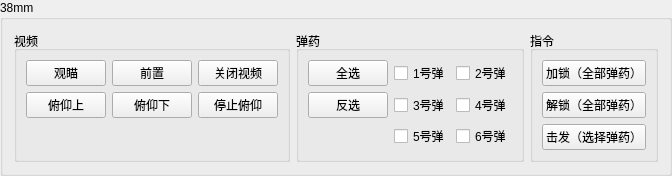
     <widget class="QGroupBox" name="groupBox_38mmlauncher_Control">
      <property name="title">
       <string>38mm</string>
      </property>
      <layout class="QHBoxLayout" name="horizontalLayout_10">
       <item>
        <widget class="QGroupBox" name="groupBox_38mmlauncher_Control_2">
         <property name="title">
          <string>视频</string>
         </property>
         <layout class="QGridLayout" name="gridLayout_3">
          <item row="1" column="1">
           <widget class="QPushButton" name="pushButton_38mmlauncher_Control_puyang_down">
            <property name="text">
             <string>俯仰下</string>
            </property>
           </widget>
          </item>
          <item row="1" column="0">
           <widget class="QPushButton" name="pushButton_38mmlauncher_Control_fuyang_up">
            <property name="text">
             <string>俯仰上</string>
            </property>
           </widget>
          </item>
          <item row="2" column="0">
           <widget class="QLabel" name="label">
            <property name="text">
             <string/>
            </property>
           </widget>
          </item>
          <item row="0" column="1">
           <widget class="QPushButton" name="pushButton_38mmlauncher_Control_Video_Infrared">
            <property name="text">
             <string>前置</string>
            </property>
           </widget>
          </item>
          <item row="0" column="0">
           <widget class="QPushButton" name="pushButton_38mmlauncher_Control_Video_Light">
            <property name="text">
             <string>观瞄</string>
            </property>
           </widget>
          </item>
          <item row="0" column="2">
           <widget class="QPushButton" name="pushButton_38mmlauncher_Control_Video_Close">
            <property name="text">
             <string>关闭视频</string>
            </property>
           </widget>
          </item>
          <item row="1" column="2">
           <widget class="QPushButton" name="pushButton_38mmlauncher_Control_puyang_stop">
            <property name="text">
             <string>停止俯仰</string>
            </property>
           </widget>
          </item>
         </layout>
        </widget>
       </item>
       <item>
        <widget class="QGroupBox" name="groupBox_38mmlauncher_Control_3">
         <property name="title">
          <string>弹药</string>
         </property>
         <layout class="QGridLayout" name="gridLayout_5">
          <item row="1" column="2">
           <widget class="QCheckBox" name="checkBox_38mmlauncher_Control_equip_4">
            <property name="text">
             <string>4号弹</string>
            </property>
           </widget>
          </item>
          <item row="0" column="1">
           <widget class="QCheckBox" name="checkBox_38mmlauncher_Control_equip_1">
            <property name="text">
             <string>1号弹</string>
            </property>
           </widget>
          </item>
          <item row="1" column="1">
           <widget class="QCheckBox" name="checkBox_38mmlauncher_Control_equip_3">
            <property name="text">
             <string>3号弹</string>
            </property>
           </widget>
          </item>
          <item row="2" column="2">
           <widget class="QCheckBox" name="checkBox_38mmlauncher_Control_equip_6">
            <property name="text">
             <string>6号弹</string>
            </property>
           </widget>
          </item>
          <item row="0" column="2">
           <widget class="QCheckBox" name="checkBox_38mmlauncher_Control_equip_2">
            <property name="text">
             <string>2号弹</string>
            </property>
           </widget>
          </item>
          <item row="2" column="1">
           <widget class="QCheckBox" name="checkBox_38mmlauncher_Control_equip_5">
            <property name="text">
             <string>5号弹</string>
            </property>
           </widget>
          </item>
          <item row="0" column="0">
           <widget class="QPushButton" name="pushButton_38mmlauncher_Control_Select_ALL">
            <property name="text">
             <string>全选</string>
            </property>
           </widget>
          </item>
          <item row="1" column="0">
           <widget class="QPushButton" name="pushButton_38mmlauncher_Control_Select_None">
            <property name="text">
             <string>反选</string>
            </property>
           </widget>
          </item>
         </layout>
        </widget>
       </item>
       <item>
        <widget class="QGroupBox" name="groupBox_38mmlauncher_Control_4">
         <property name="title">
          <string>指令</string>
         </property>
         <layout class="QGridLayout" name="gridLayout_7">
          <item row="0" column="0">
           <widget class="QPushButton" name="pushButton_38mmlauncher_Control_lock">
            <property name="text">
             <string>加锁（全部弹药）</string>
            </property>
           </widget>
          </item>
          <item row="1" column="0">
           <widget class="QPushButton" name="pushButton_38mmlauncher_Control_unlock">
            <property name="text">
             <string>解锁（全部弹药）</string>
            </property>
           </widget>
          </item>
          <item row="2" column="0">
           <widget class="QPushButton" name="pushButton_38mmlauncher_Control_Percussion">
            <property name="text">
             <string>击发（选择弹药）</string>
            </property>
           </widget>
          </item>
         </layout>
        </widget>
       </item>
      </layout>
     </widget>
